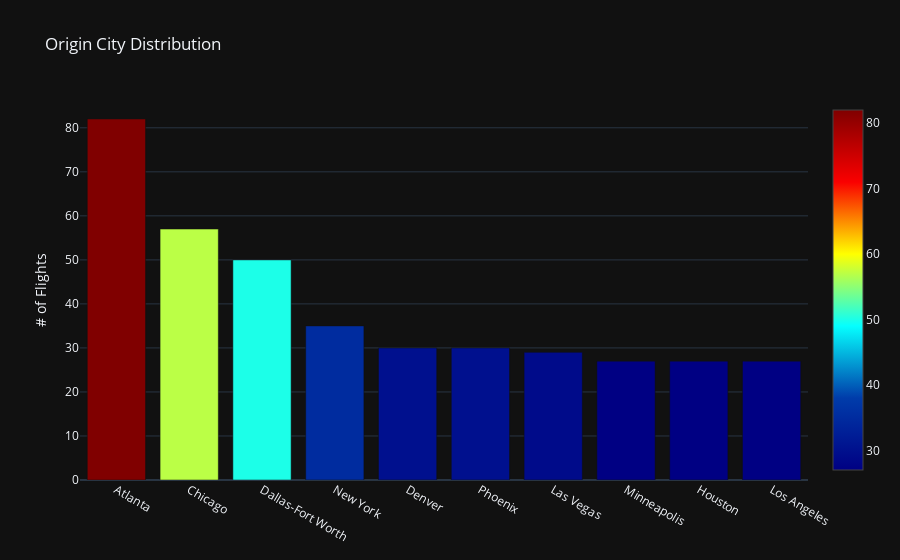

The notebook cell this image was saved under:
### Code cell
# Origin city distribution
dff = merged.CITY_x.value_counts()[:10]

trace = go.Bar(
    x=dff.index,
    y=dff.values,
    marker=dict(
        color = dff.values,
        colorscale='Jet',
        showscale=True
    )
)

data = [trace]
layout = go.Layout(
    title='Origin City Distribution',
    yaxis = dict(title = '# of Flights')
)

fig = go.Figure(data=data, layout=layout)
py.iplot(fig)

### Figure 1 — Plotly figure (JSON) as saved in the notebook; plotly's stock layout.template omitted (floating-point values rounded to 4 significant figures)
{"data": [{"marker": {"color": [82, 57, 50, 35, 30, 30, 29, 27, 27, 27], "colorscale": [[0.0, "rgb(0,0,131)"], [0.2, "rgb(0,60,170)"], [0.4, "rgb(5,255,255)"], [0.6, "rgb(255,255,0)"], [0.8, "rgb(250,0,0)"], [1.0, "rgb(128,0,0)"]], "showscale": true}, "x": ["Atlanta", "Chicago", "Dallas-Fort Worth", "New York", "Denver", "Phoenix", "Las Vegas", "Minneapolis", "Houston", "Los Angeles"], "y": [82, 57, 50, 35, 30, 30, 29, 27, 27, 27], "type": "bar"}], "layout": {"title": {"text": "Origin City Distribution"}, "yaxis": {"title": {"text": "# of Flights"}}}}
